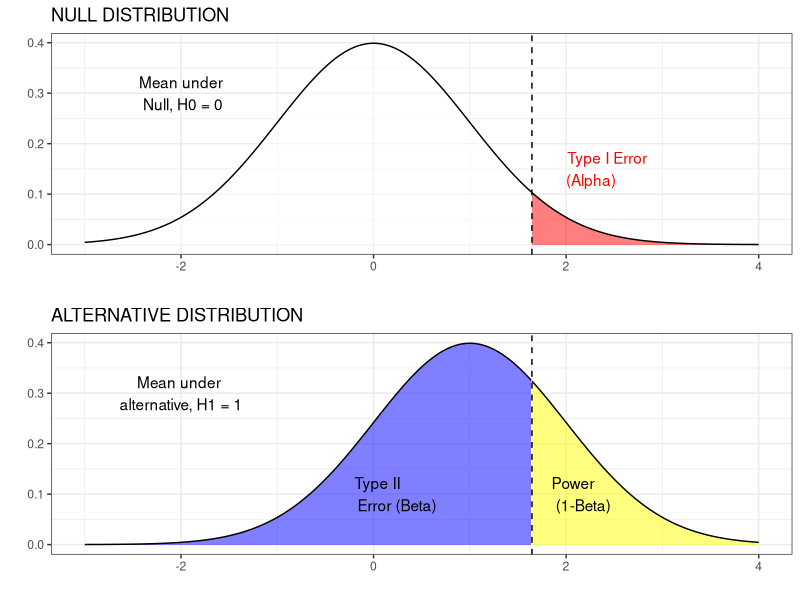
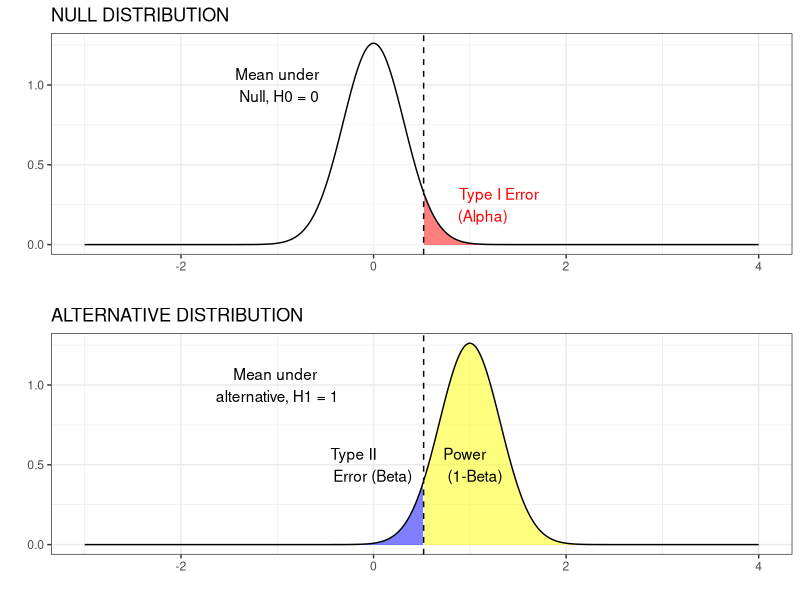
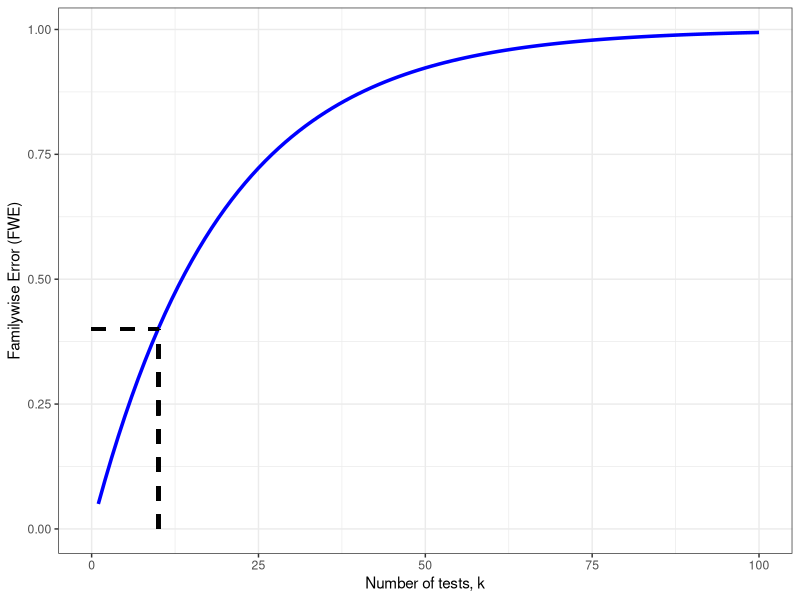
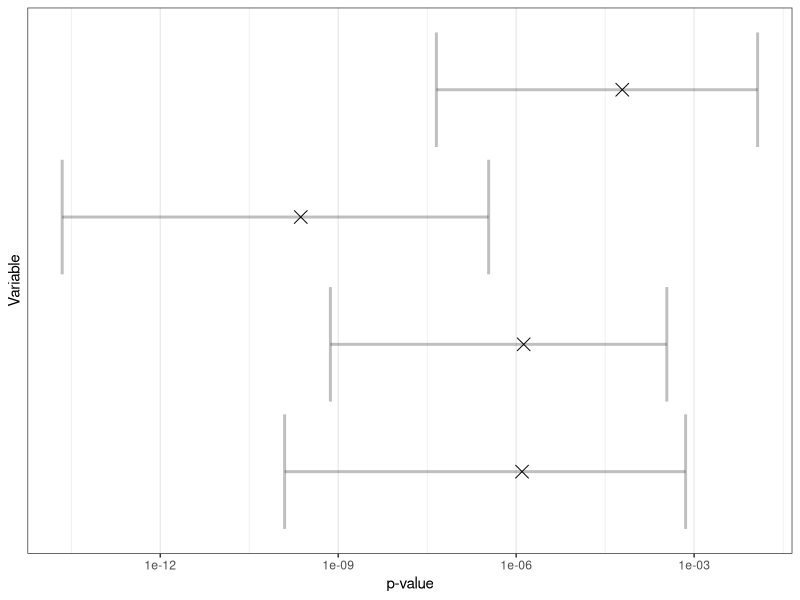

Write R code to recreate these figures, in order.
## ---- chunk 1
list_of_packages<-c("tidyverse","kableExtra","knitr","MASS")
new.packages <- list_of_packages[!(list_of_packages %in% installed.packages()[,"Package"])]
if(length(new.packages))install.packages(new.packages,dependencies = TRUE)

library(tidyverse)
library(kableExtra)
library(knitr)
library(MASS)
library(dplyr)

## ---- chunk 2
options(kableExtra.html.bsTable = T)
mymat<-matrix(NA,nrow=2,ncol=4)

mymat[,1]<-rep("Predicted",2)
mymat[,2]<-c("Predicted Positive","Predicted Negative")
mymat[,3]<-c("True Positive \n POWER","False Negative \n Type II error")
mymat[,4]<-c("False Positive \n Type I error","True Negative")

mymat<-as.data.frame(mymat)
names(mymat)<-c("","","Condition positive","Condition negative")

knitr::kable(mymat,escape = F, align = "c", booktabs = T, caption = 'Confusion Matrix for binary test') %>%
  kable_styling(c("striped", "bordered"), latex_options = "striped", full_width = F) %>%
  column_spec(1:2, bold = T) %>%
  column_spec(1:4,width = "9em") %>%
  add_header_above(c(" "," ","True" = 2))
## ---- chunk 3
#https://stats.stackexchange.com/questions/14140/how-to-best-display-graphically-type-ii-beta-error-power-and-sample-size

#TeachingDemos package in R for inspiration.

library(magrittr)
library(ggplot2)
library(ggpubr)

mha <- 1  # mean under the alternative
z <- qnorm(1-0.05,0,1/sqrt(1))   
n <- 1
x <- seq(-3, 4, length=1000)
dh0 <- dnorm(x, 0, 1/sqrt(n))
dh1 <- dnorm(x, mha, 1/sqrt(n))
mydata<-data.frame(x,dh0,dh1) %>% mutate(area = x >= z)


p1<-ggplot(data = mydata, aes(x = x, ymin = 0, ymax = dh0, fill = area)) +
  geom_ribbon(alpha=0.5) +
  geom_line(aes(y = dh0)) +
  geom_vline(xintercept = z, linetype = 'dashed') +
  theme_bw()+ylab("") +theme(legend.title = element_blank(),legend.text = element_text(c("Alpha","")))+ scale_fill_manual(labels = c("","Alpha"),values=c("white","red"))+
  annotate(geom = 'text', x = z+0.2, y = 0.15, colour="red", label = 'Type I Error\n (Alpha)', hjust = -0.2)+annotate(geom = 'text', x = -2, y = 0.3, label = 'Mean under\n Null, H0 = 0')+xlab("")+theme(legend.position = "none")+ggtitle("NULL DISTRIBUTION")

p2<-ggplot(data = mydata, aes(x = x, ymin = 0, ymax = dh1, fill = area)) +
  geom_ribbon(alpha=0.5) +
  geom_line(aes(y = dh1)) +
  geom_vline(xintercept = z, linetype = 'dashed') +
  theme_bw()+ylab("") +theme(legend.title = element_blank(),legend.text = element_text(c("Power","Type II (Beta)")))+ scale_fill_manual(labels = c("Type II (Beta)","Power"),values=c("Blue","yellow"))+
  annotate(geom = 'text', x = -0.25, y = 0.1, label = 'Type II \nError (Beta)', hjust = -0.1) +
  annotate(geom = 'text', x = z+0.2, y = 0.1, label = 'Power\n (1-Beta)', hjust = -0.01)+
  annotate(geom = 'text', x = -2, y = 0.3, label = 'Mean under \nalternative, H1 = 1')+xlab("")+theme(legend.position = "none")+ggtitle("ALTERNATIVE DISTRIBUTION")

ggarrange(p1, p2, ncol = 1, nrow = 2)


## ---- chunk 4
#https://stats.stackexchange.com/questions/14140/how-to-best-display-graphically-type-ii-beta-error-power-and-sample-size

#TeachingDemos package in R for inspiration.

library(magrittr)
library(ggplot2)
library(ggpubr)

mha <- 1  # mean under the alternative
n <- 10
z <- qnorm(1-0.05,0,1/sqrt(n))   

x <- seq(-3, 4, length=1000)
dh0 <- dnorm(x, 0, 1/sqrt(n))
dh1 <- dnorm(x, mha, 1/sqrt(n))
mydata<-data.frame(x,dh0,dh1) %>% mutate(area = x >= z)


p1<-ggplot(data = mydata, aes(x = x, ymin = 0, ymax = dh0, fill = area)) +
  geom_ribbon(alpha=0.5) +
  geom_line(aes(y = dh0)) +
  geom_vline(xintercept = z, linetype = 'dashed') +
  theme_bw()+ylab("") +theme(legend.title = element_blank(),legend.text = element_text(c("Alpha","")))+ scale_fill_manual(labels = c("","Alpha"),values=c("white","red"))+
  annotate(geom = 'text', x = z+0.2, y = 0.25, colour="red", label = 'Type I Error\n (Alpha)', hjust = -0.2)+annotate(geom = 'text', x = -1, y = 1, label = 'Mean under\n Null, H0 = 0')+xlab("")+theme(legend.position = "none")+ggtitle("NULL DISTRIBUTION")

p2<-ggplot(data = mydata, aes(x = x, ymin = 0, ymax = dh1, fill = area)) +
  geom_ribbon(alpha=0.5) +
  geom_line(aes(y = dh1)) +
  geom_vline(xintercept = z, linetype = 'dashed') +
  theme_bw()+ylab("") +theme(legend.title = element_blank(),legend.text = element_text(c("Power","Type II (Beta)")))+ scale_fill_manual(labels = c("Type II (Beta)","Power"),values=c("Blue","yellow"))+
  annotate(geom = 'text', x = -0.5, y = 0.5, label = 'Type II \nError (Beta)', hjust = -0.1) +
  annotate(geom = 'text', x = z+0.2, y = 0.5, label = 'Power\n (1-Beta)', hjust = -0.01)+
  annotate(geom = 'text', x = -1, y = 1, label = 'Mean under \nalternative, H1 = 1')+xlab("")+theme(legend.position = "none")+ggtitle("ALTERNATIVE DISTRIBUTION")

ggarrange(p1, p2, ncol = 1, nrow = 2)


## ---- chunk 5
k <- seq(1:100)
FWE <- (1-(1-0.05)^k)
fwe_dat<-data.frame(FWE=FWE,k=k)
ggplot(data=fwe_dat,aes(k,FWE,type="l"))+geom_line(size=1.2,colour="blue")+theme_bw()+geom_segment(aes(x=10,y=0,xend=10,yend=0.4),linetype="dashed",size=1.2)+geom_segment(aes(x=0,y=0.4,xend=10,yend=0.4),linetype="dashed",size=1.2)+xlab("Number of tests, k")+ylab("Familywise Error (FWE)")

## ---- chunk 6
options(kableExtra.html.bsTable = T)
P_val_tab<-data.frame(Variable=paste0("X",1:10),Rank=1:10,alpha=rep(0.05,10),p.value=c(0.002,0.004,0.008,0.012,0.023,0.041,0.054,0.091,0.12,0.2))
P_val_tab$BH<-(P_val_tab$Rank/10)*P_val_tab$alpha
P_val_tab$BY<-1:10
for(i in 1:10)
{
P_val_tab$BY[i]<-round((P_val_tab$Rank[i]/10)*(P_val_tab$alpha[i]/sum(1/seq(1:P_val_tab$Rank[i]))),3)
}
P_val_tab %>%
  mutate(BH = cell_spec(BH, color = "black", 
                    background = c(rep("#00FF00",4),rep("#FFFFFF",6))),
         p.value = cell_spec(p.value, color = "black", 
                    background = c(rep("#3399FF",2),rep("#FFFFFF",8))),
         BY = cell_spec(BY, color = "black", 
                    background = c(rep("#FF0000",3),rep("#FFFFFF",7)))) %>%
knitr::kable(escape = F,align = "c", booktabs = T,caption = "Corrected p-values using several different methods (Bonferroni, BH, BY)") %>%
  kable_styling(c("striped","condensed"), latex_options = "striped", full_width = F)
  
## ---- chunk 7

set.seed(123)

#generate some t-test data on 10 variables

mysig <- matrix(0.2,4,4)
diag(mysig) <- 1

permdata<-mvrnorm(100,rep(0,4),mysig)
permdata<-as.data.frame(permdata)
permdata$group<-factor(rep(c(1,2),50))
permdata[permdata$group=="2",1:4] <-permdata[permdata$group=="2",1:4]+1
permdata$ID<-1:100

actual_pval <- vector(mode="numeric",4)
  for (j in 1:4) 
{
    t <- t.test(permdata[permdata$group=="1",j],permdata[permdata$group=="2",j], alternative="two.sided")
    actual_pval[j] <- t$p.value
  }

myp<-data.frame(pvalue=actual_pval,x=1:4)

#-------------------------------------------------------------#

niter <- 1000
my_p <- data.frame(matrix(NA,nrow=niter,ncol=4))

for (i in 1:niter) {
  for (j in 1:4) {
    
    perm.g1s <- permdata %>% dplyr::select(paste0("V",j),group) %>% filter(group==1) %>% sample_n(50, replace=T)
    perm.g2s <- permdata %>% dplyr::select(paste0("V",j),group) %>% filter(group==2) %>% sample_n(50, replace=T)
    
        perm.test <- data.frame(g1=perm.g1s[,1],g2=perm.g2s[,1])
        t <- t.test(perm.test$g1, perm.test$g2, alternative="two.sided")
        my_p[i,j] <- t$p.value
  }
}

q <- apply(my_p, MARGIN = 2, quantile, probs = c(0.05, 0.5, 0.95))
q <- as.data.frame(t(q))
names(q) <- c("low","median","up")
q$Variable <- 1:4

ggplot(data=q,aes(median,Variable)) + geom_errorbarh(aes(xmin=low, xmax=up),size=1,alpha=0.25) +
scale_x_log10() + ylab("Variable") + xlab("p-value") + scale_y_continuous(breaks=NULL)+
geom_point(data=myp, aes(y=x,x=pvalue), size=4,shape=4)+theme_bw()
